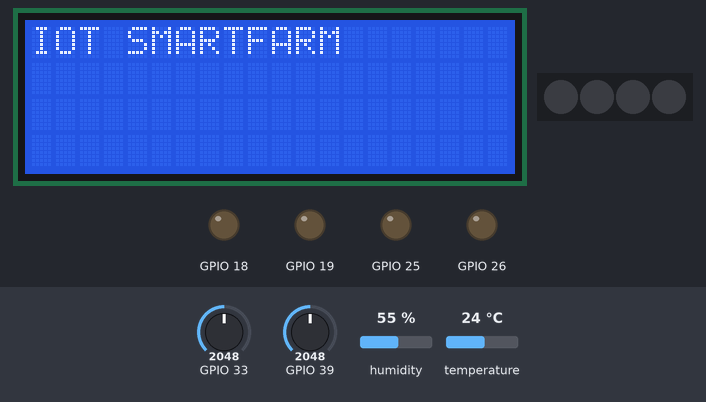
A program run on a simulated ESP32. Shown: 20×4 character LCD, 4 RGB LEDs in strip order, left to right, output pins drawn as LEDs (lit = HIGH). The inputs (shaded band) are chosen by the test bench; at power-on: GPIO 33 = 2048, GPIO 39 = 2048, humidity 55 %, temperature 24 °C. No MQTT or app messages arrive unless stated; what the program prints to the serial monitor is not drawn.

Above: at 0.1 s.
At 1.1 s:
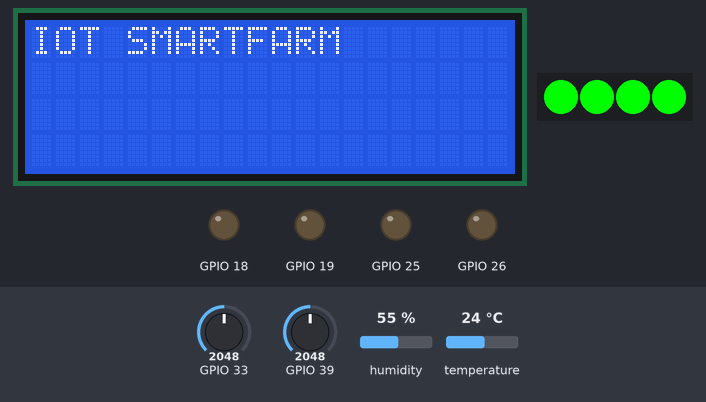
At 17.8 s:
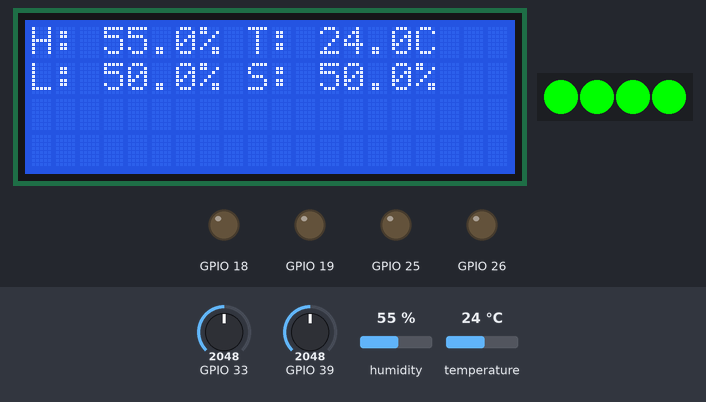

Measured:
- what the display in image 1 shows lasts 16.6 s, from 1.1 s to 17.7 s

The program:

main.cpp
```cpp
#include <Arduino.h>
#include "global.hpp"
#include "MQTT.hpp"
#include "lcd.hpp"
#include "RGB.hpp"
#include "FAN.hpp"
int count = 0;

void setup()
{
  Serial.begin(115200);

  Wire1.begin(21, 22);  //  select your pin numbers here
  lcd_init();

  pinMode(BUZZER_PIN, OUTPUT);

  pinMode(SOIL_PIN, INPUT);
  pinMode(RGB_PIN, OUTPUT);
  pinMode(LIGHT_PIN, INPUT);
  pinMode(FAN_PIN , OUTPUT);
  pinMode(PUMP1_PIN , OUTPUT);
  pinMode(PUMP2_PIN , OUTPUT);
  RGB_init();

fanControl->setCallback(fanCallback);
mqtt->subscribe(fanControl);

pump1Control->setCallback(pump1Callback);
mqtt->subscribe(pump1Control);

pump2Control->setCallback(pump2Callback);
mqtt->subscribe(pump2Control);

RGB->setCallback(RGBcallback);
mqtt->subscribe(RGB);
RGB_setColorByName("green");
NeoPixel.setBrightness(10);

}

void loop()
{
  NeoPixel.setBrightness(50);
  // Kiểm tra kết nối WiFi
  if (WiFi.status() != WL_CONNECTED) {
      // connectWiFi("603H6-KH&KTMT", "svkhktmt");
      connectWiFi("601H6-KH&KTMT", "svkhktmt");

  }

  // Kiểm tra kết nối MQTT
  if (!mqtt->connected()) {
      connectMQTT();
  }
  mqtt->processPackets(10000);
  // tone(BUZZER_PIN, 494, 500);

  // RGB_setColorByName("green");
  int status = DHT.read();
  float hum_value = DHT.getHumidity();
  float temp_value = DHT.getTemperature();

  // Đọc giá trị cảm biến ánh sáng
  float lightSensorValue = analogRead(LIGHT_PIN);
  float lightPercentage = map(lightSensorValue, 0, 4095, 0, 100);

  // Đọc giá trị cảm biến độ ẩm đất
  float soilSensorValue = analogRead(SOIL_PIN);
  float soilPercentage = map(soilSensorValue, 0, 4095, 0, 100);


//   // Hiển thị trên Serial Monitor dưới dạng bảng hàng ngang
  Serial.println("\nTime (s)\tTemperature (C)\tHumidity (%)\tLight (%)\tSoil Moisture (%)");
//   Serial.print(count++); // Thời gian tính bằng giây
//   Serial.print("\t\t");
  Serial.print(temp_value, 1);
  Serial.print("\t\t");
  Serial.print(hum_value, 1);
  Serial.print("\t\t");
  Serial.print(lightPercentage);
  Serial.print("\t\t");
  Serial.print(soilPercentage);
  Serial.print("\t\t\n");

//   // Gửi dữ liệu lên Adafruit IO với đúng key
    publishData(temperature, temp_value);
    publishData(humidity, hum_value);
    publishData(lightSensor, lightPercentage);
    publishData(soilSensor, soilPercentage);
//   RGB_setColorByName("yellow");
  lcd_print(hum_value, temp_value, lightPercentage, soilPercentage);

//   int fanSpeed = round(map(70, 0, 100, 0, 255)); // Example: map 70% to PWM value


// turnOnFan(70);
// delay(6000);

// // Turn off the fan
// turnOffFan();

// // Set RGB color to yellow
// RGB_setColorByName("yellow");
// RGB_setColor(255,0,255);
// RGB_setColoByNum(1,"red");
// RGB_setColoByNum(2,"cyan");
// RGB_setColoByNum(3,"green");
// RGB_setColoByNum(0,"magenta");
// NeoPixel.setBrightness(20);
delay(700);
mqtt->processPackets(3000);

}
```
